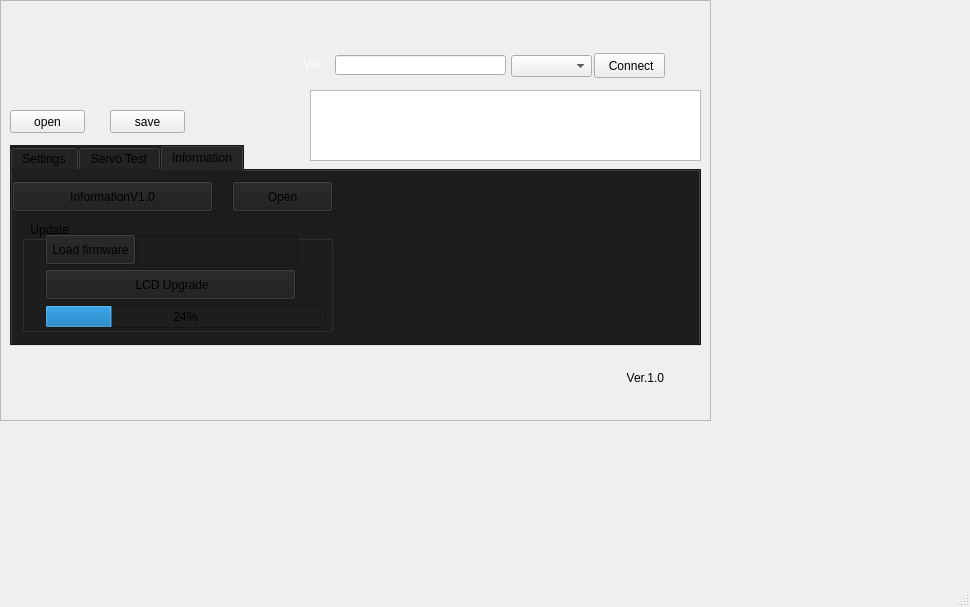
<?xml version="1.0" encoding="UTF-8"?>
<ui version="4.0">
 <class>MainWindow</class>
 <widget class="QMainWindow" name="MainWindow">
  <property name="geometry">
   <rect>
    <x>0</x>
    <y>0</y>
    <width>970</width>
    <height>607</height>
   </rect>
  </property>
  <property name="windowTitle">
   <string>MainWindow</string>
  </property>
  <widget class="QWidget" name="centralWidget">
   <widget class="QTabWidget" name="tabWidget">
    <property name="geometry">
     <rect>
      <x>10</x>
      <y>145</y>
      <width>691</width>
      <height>201</height>
     </rect>
    </property>
    <property name="styleSheet">
     <string notr="true">background-color: rgb(29, 29, 29);</string>
    </property>
    <property name="currentIndex">
     <number>2</number>
    </property>
    <widget class="QWidget" name="tab_2">
     <attribute name="title">
      <string>Settings</string>
     </attribute>
     <widget class="QPushButton" name="pushButton_s1">
      <property name="geometry">
       <rect>
        <x>10</x>
        <y>10</y>
        <width>331</width>
        <height>31</height>
       </rect>
      </property>
      <property name="minimumSize">
       <size>
        <width>0</width>
        <height>13</height>
       </size>
      </property>
      <property name="layoutDirection">
       <enum>Qt::LeftToRight</enum>
      </property>
      <property name="text">
       <string/>
      </property>
     </widget>
     <widget class="QLabel" name="label_s1">
      <property name="geometry">
       <rect>
        <x>18</x>
        <y>18</y>
        <width>81</width>
        <height>16</height>
       </rect>
      </property>
      <property name="text">
       <string>Max Power</string>
      </property>
     </widget>
     <widget class="QPushButton" name="pushButton_s2">
      <property name="geometry">
       <rect>
        <x>10</x>
        <y>50</y>
        <width>331</width>
        <height>31</height>
       </rect>
      </property>
      <property name="layoutDirection">
       <enum>Qt::LeftToRight</enum>
      </property>
      <property name="text">
       <string/>
      </property>
     </widget>
     <widget class="QPushButton" name="pushButton_s3">
      <property name="geometry">
       <rect>
        <x>10</x>
        <y>90</y>
        <width>331</width>
        <height>31</height>
       </rect>
      </property>
      <property name="layoutDirection">
       <enum>Qt::LeftToRight</enum>
      </property>
      <property name="text">
       <string/>
      </property>
     </widget>
     <widget class="QPushButton" name="pushButton_s4">
      <property name="geometry">
       <rect>
        <x>10</x>
        <y>130</y>
        <width>331</width>
        <height>31</height>
       </rect>
      </property>
      <property name="layoutDirection">
       <enum>Qt::LeftToRight</enum>
      </property>
      <property name="text">
       <string/>
      </property>
     </widget>
     <widget class="QPushButton" name="pushButton_s5">
      <property name="geometry">
       <rect>
        <x>350</x>
        <y>10</y>
        <width>331</width>
        <height>31</height>
       </rect>
      </property>
      <property name="layoutDirection">
       <enum>Qt::LeftToRight</enum>
      </property>
      <property name="text">
       <string/>
      </property>
     </widget>
     <widget class="QComboBox" name="comboBox_s1">
      <property name="geometry">
       <rect>
        <x>240</x>
        <y>15</y>
        <width>69</width>
        <height>22</height>
       </rect>
      </property>
      <property name="styleSheet">
       <string notr="true">background-color: rgb(255, 255, 255);
color: rgb(0, 0, 0);</string>
      </property>
      <item>
       <property name="text">
        <string>0</string>
       </property>
      </item>
      <item>
       <property name="text">
        <string>1</string>
       </property>
      </item>
      <item>
       <property name="text">
        <string>2</string>
       </property>
      </item>
      <item>
       <property name="text">
        <string>3</string>
       </property>
      </item>
      <item>
       <property name="text">
        <string>4</string>
       </property>
      </item>
      <item>
       <property name="text">
        <string>5</string>
       </property>
      </item>
      <item>
       <property name="text">
        <string>6</string>
       </property>
      </item>
      <item>
       <property name="text">
        <string>7</string>
       </property>
      </item>
      <item>
       <property name="text">
        <string>8</string>
       </property>
      </item>
      <item>
       <property name="text">
        <string>9</string>
       </property>
      </item>
      <item>
       <property name="text">
        <string>10</string>
       </property>
      </item>
     </widget>
     <widget class="QComboBox" name="comboBox_s2">
      <property name="geometry">
       <rect>
        <x>240</x>
        <y>55</y>
        <width>69</width>
        <height>22</height>
       </rect>
      </property>
      <item>
       <property name="text">
        <string>0</string>
       </property>
      </item>
      <item>
       <property name="text">
        <string>1</string>
       </property>
      </item>
      <item>
       <property name="text">
        <string>2</string>
       </property>
      </item>
      <item>
       <property name="text">
        <string>3</string>
       </property>
      </item>
      <item>
       <property name="text">
        <string>4</string>
       </property>
      </item>
      <item>
       <property name="text">
        <string>5</string>
       </property>
      </item>
      <item>
       <property name="text">
        <string>6</string>
       </property>
      </item>
      <item>
       <property name="text">
        <string>7</string>
       </property>
      </item>
      <item>
       <property name="text">
        <string>8</string>
       </property>
      </item>
      <item>
       <property name="text">
        <string>9</string>
       </property>
      </item>
      <item>
       <property name="text">
        <string>10</string>
       </property>
      </item>
     </widget>
     <widget class="QComboBox" name="comboBox_s3">
      <property name="geometry">
       <rect>
        <x>240</x>
        <y>95</y>
        <width>69</width>
        <height>22</height>
       </rect>
      </property>
      <item>
       <property name="text">
        <string>0</string>
       </property>
      </item>
      <item>
       <property name="text">
        <string>1</string>
       </property>
      </item>
      <item>
       <property name="text">
        <string>2</string>
       </property>
      </item>
      <item>
       <property name="text">
        <string>3</string>
       </property>
      </item>
      <item>
       <property name="text">
        <string>4</string>
       </property>
      </item>
      <item>
       <property name="text">
        <string>5</string>
       </property>
      </item>
      <item>
       <property name="text">
        <string>6</string>
       </property>
      </item>
      <item>
       <property name="text">
        <string>7</string>
       </property>
      </item>
      <item>
       <property name="text">
        <string>8</string>
       </property>
      </item>
      <item>
       <property name="text">
        <string>9</string>
       </property>
      </item>
      <item>
       <property name="text">
        <string>10</string>
       </property>
      </item>
     </widget>
     <widget class="QComboBox" name="comboBox_s4">
      <property name="geometry">
       <rect>
        <x>240</x>
        <y>135</y>
        <width>69</width>
        <height>22</height>
       </rect>
      </property>
      <item>
       <property name="text">
        <string>0</string>
       </property>
      </item>
      <item>
       <property name="text">
        <string>1</string>
       </property>
      </item>
      <item>
       <property name="text">
        <string>2</string>
       </property>
      </item>
      <item>
       <property name="text">
        <string>3</string>
       </property>
      </item>
      <item>
       <property name="text">
        <string>4</string>
       </property>
      </item>
      <item>
       <property name="text">
        <string>5</string>
       </property>
      </item>
      <item>
       <property name="text">
        <string>6</string>
       </property>
      </item>
      <item>
       <property name="text">
        <string>7</string>
       </property>
      </item>
      <item>
       <property name="text">
        <string>8</string>
       </property>
      </item>
      <item>
       <property name="text">
        <string>9</string>
       </property>
      </item>
      <item>
       <property name="text">
        <string>10</string>
       </property>
      </item>
     </widget>
     <widget class="QPushButton" name="pushButton_s6">
      <property name="geometry">
       <rect>
        <x>350</x>
        <y>50</y>
        <width>331</width>
        <height>31</height>
       </rect>
      </property>
      <property name="layoutDirection">
       <enum>Qt::LeftToRight</enum>
      </property>
      <property name="text">
       <string/>
      </property>
     </widget>
     <widget class="QPushButton" name="pushButton_s7">
      <property name="geometry">
       <rect>
        <x>350</x>
        <y>90</y>
        <width>331</width>
        <height>31</height>
       </rect>
      </property>
      <property name="layoutDirection">
       <enum>Qt::LeftToRight</enum>
      </property>
      <property name="text">
       <string/>
      </property>
     </widget>
     <widget class="QPushButton" name="pushButton_s8">
      <property name="geometry">
       <rect>
        <x>350</x>
        <y>130</y>
        <width>331</width>
        <height>31</height>
       </rect>
      </property>
      <property name="layoutDirection">
       <enum>Qt::LeftToRight</enum>
      </property>
      <property name="text">
       <string/>
      </property>
     </widget>
     <widget class="QComboBox" name="comboBox_s6">
      <property name="geometry">
       <rect>
        <x>570</x>
        <y>54</y>
        <width>69</width>
        <height>22</height>
       </rect>
      </property>
      <item>
       <property name="text">
        <string>0</string>
       </property>
      </item>
      <item>
       <property name="text">
        <string>1</string>
       </property>
      </item>
      <item>
       <property name="text">
        <string>2</string>
       </property>
      </item>
      <item>
       <property name="text">
        <string>3</string>
       </property>
      </item>
      <item>
       <property name="text">
        <string>4</string>
       </property>
      </item>
      <item>
       <property name="text">
        <string>5</string>
       </property>
      </item>
      <item>
       <property name="text">
        <string>6</string>
       </property>
      </item>
      <item>
       <property name="text">
        <string>7</string>
       </property>
      </item>
      <item>
       <property name="text">
        <string>8</string>
       </property>
      </item>
      <item>
       <property name="text">
        <string>9</string>
       </property>
      </item>
      <item>
       <property name="text">
        <string>10</string>
       </property>
      </item>
     </widget>
     <widget class="QComboBox" name="comboBox_s5">
      <property name="geometry">
       <rect>
        <x>570</x>
        <y>14</y>
        <width>69</width>
        <height>22</height>
       </rect>
      </property>
      <item>
       <property name="text">
        <string>0</string>
       </property>
      </item>
      <item>
       <property name="text">
        <string>1</string>
       </property>
      </item>
      <item>
       <property name="text">
        <string>2</string>
       </property>
      </item>
      <item>
       <property name="text">
        <string>3</string>
       </property>
      </item>
      <item>
       <property name="text">
        <string>4</string>
       </property>
      </item>
      <item>
       <property name="text">
        <string>5</string>
       </property>
      </item>
      <item>
       <property name="text">
        <string>6</string>
       </property>
      </item>
      <item>
       <property name="text">
        <string>7</string>
       </property>
      </item>
      <item>
       <property name="text">
        <string>8</string>
       </property>
      </item>
      <item>
       <property name="text">
        <string>9</string>
       </property>
      </item>
      <item>
       <property name="text">
        <string>10</string>
       </property>
      </item>
     </widget>
     <widget class="QComboBox" name="comboBox_s8">
      <property name="geometry">
       <rect>
        <x>570</x>
        <y>134</y>
        <width>69</width>
        <height>22</height>
       </rect>
      </property>
      <item>
       <property name="text">
        <string>ON</string>
       </property>
      </item>
      <item>
       <property name="text">
        <string>OFF</string>
       </property>
      </item>
     </widget>
     <widget class="QComboBox" name="comboBox_s7">
      <property name="geometry">
       <rect>
        <x>570</x>
        <y>94</y>
        <width>69</width>
        <height>22</height>
       </rect>
      </property>
      <item>
       <property name="text">
        <string>0</string>
       </property>
      </item>
      <item>
       <property name="text">
        <string>1</string>
       </property>
      </item>
      <item>
       <property name="text">
        <string>2</string>
       </property>
      </item>
      <item>
       <property name="text">
        <string>3</string>
       </property>
      </item>
      <item>
       <property name="text">
        <string>4</string>
       </property>
      </item>
      <item>
       <property name="text">
        <string>5</string>
       </property>
      </item>
      <item>
       <property name="text">
        <string>6</string>
       </property>
      </item>
      <item>
       <property name="text">
        <string>7</string>
       </property>
      </item>
      <item>
       <property name="text">
        <string>8</string>
       </property>
      </item>
      <item>
       <property name="text">
        <string>9</string>
       </property>
      </item>
      <item>
       <property name="text">
        <string>10</string>
       </property>
      </item>
     </widget>
     <widget class="QLabel" name="label_s2">
      <property name="geometry">
       <rect>
        <x>19</x>
        <y>58</y>
        <width>81</width>
        <height>16</height>
       </rect>
      </property>
      <property name="text">
       <string>Boost</string>
      </property>
     </widget>
     <widget class="QLabel" name="label_s3">
      <property name="geometry">
       <rect>
        <x>19</x>
        <y>99</y>
        <width>81</width>
        <height>16</height>
       </rect>
      </property>
      <property name="text">
       <string>Tension</string>
      </property>
     </widget>
     <widget class="QLabel" name="label_s4">
      <property name="geometry">
       <rect>
        <x>20</x>
        <y>138</y>
        <width>81</width>
        <height>16</height>
       </rect>
      </property>
      <property name="text">
       <string>Center</string>
      </property>
     </widget>
     <widget class="QLabel" name="label_s5">
      <property name="geometry">
       <rect>
        <x>360</x>
        <y>18</y>
        <width>81</width>
        <height>16</height>
       </rect>
      </property>
      <property name="text">
       <string>Dead Band</string>
      </property>
     </widget>
     <widget class="QLabel" name="label_s6">
      <property name="geometry">
       <rect>
        <x>360</x>
        <y>58</y>
        <width>81</width>
        <height>16</height>
       </rect>
      </property>
      <property name="text">
       <string>Force</string>
      </property>
     </widget>
     <widget class="QLabel" name="label_s7">
      <property name="geometry">
       <rect>
        <x>360</x>
        <y>98</y>
        <width>81</width>
        <height>16</height>
       </rect>
      </property>
      <property name="text">
       <string>Brake</string>
      </property>
     </widget>
     <widget class="QLabel" name="label_s8">
      <property name="geometry">
       <rect>
        <x>360</x>
        <y>138</y>
        <width>81</width>
        <height>16</height>
       </rect>
      </property>
      <property name="text">
       <string>Soft Start</string>
      </property>
     </widget>
    </widget>
    <widget class="QWidget" name="tab">
     <attribute name="title">
      <string>Servo Test</string>
     </attribute>
     <widget class="QDial" name="dial">
      <property name="geometry">
       <rect>
        <x>415</x>
        <y>10</y>
        <width>261</width>
        <height>161</height>
       </rect>
      </property>
      <property name="mouseTracking">
       <bool>false</bool>
      </property>
      <property name="autoFillBackground">
       <bool>false</bool>
      </property>
      <property name="minimum">
       <number>500</number>
      </property>
      <property name="maximum">
       <number>2500</number>
      </property>
      <property name="value">
       <number>1520</number>
      </property>
      <property name="invertedAppearance">
       <bool>false</bool>
      </property>
      <property name="invertedControls">
       <bool>false</bool>
      </property>
      <property name="wrapping">
       <bool>false</bool>
      </property>
      <property name="notchTarget">
       <double>20.000000000000000</double>
      </property>
      <property name="notchesVisible">
       <bool>true</bool>
      </property>
     </widget>
     <widget class="QPushButton" name="pushButton_3">
      <property name="geometry">
       <rect>
        <x>10</x>
        <y>10</y>
        <width>391</width>
        <height>31</height>
       </rect>
      </property>
      <property name="layoutDirection">
       <enum>Qt::LeftToRight</enum>
      </property>
      <property name="text">
       <string/>
      </property>
     </widget>
     <widget class="QPushButton" name="pushButton_4">
      <property name="geometry">
       <rect>
        <x>10</x>
        <y>50</y>
        <width>391</width>
        <height>31</height>
       </rect>
      </property>
      <property name="text">
       <string/>
      </property>
     </widget>
     <widget class="QPushButton" name="pushButton_5">
      <property name="geometry">
       <rect>
        <x>10</x>
        <y>90</y>
        <width>391</width>
        <height>31</height>
       </rect>
      </property>
      <property name="text">
       <string/>
      </property>
     </widget>
     <widget class="QPushButton" name="pushButton_6">
      <property name="geometry">
       <rect>
        <x>10</x>
        <y>130</y>
        <width>391</width>
        <height>31</height>
       </rect>
      </property>
      <property name="text">
       <string/>
      </property>
     </widget>
     <widget class="QLabel" name="label_2">
      <property name="geometry">
       <rect>
        <x>22</x>
        <y>18</y>
        <width>81</width>
        <height>16</height>
       </rect>
      </property>
      <property name="text">
       <string>Broad Band</string>
      </property>
     </widget>
     <widget class="QLabel" name="label_3">
      <property name="geometry">
       <rect>
        <x>22</x>
        <y>100</y>
        <width>81</width>
        <height>16</height>
       </rect>
      </property>
      <property name="text">
       <string>Narrow Band</string>
      </property>
     </widget>
     <widget class="QLabel" name="label_4">
      <property name="geometry">
       <rect>
        <x>22</x>
        <y>60</y>
        <width>81</width>
        <height>16</height>
       </rect>
      </property>
      <property name="text">
       <string>PWM</string>
      </property>
     </widget>
     <widget class="QLabel" name="label_5">
      <property name="geometry">
       <rect>
        <x>22</x>
        <y>138</y>
        <width>81</width>
        <height>16</height>
       </rect>
      </property>
      <property name="text">
       <string>PWM</string>
      </property>
     </widget>
     <widget class="QPushButton" name="pushButton_p1">
      <property name="geometry">
       <rect>
        <x>106</x>
        <y>55</y>
        <width>51</width>
        <height>23</height>
       </rect>
      </property>
      <property name="text">
       <string>500us</string>
      </property>
     </widget>
     <widget class="QPushButton" name="pushButton_p2">
      <property name="geometry">
       <rect>
        <x>166</x>
        <y>55</y>
        <width>51</width>
        <height>23</height>
       </rect>
      </property>
      <property name="text">
       <string>900us</string>
      </property>
     </widget>
     <widget class="QPushButton" name="pushButton_p3">
      <property name="geometry">
       <rect>
        <x>226</x>
        <y>55</y>
        <width>51</width>
        <height>23</height>
       </rect>
      </property>
      <property name="text">
       <string>1500us</string>
      </property>
     </widget>
     <widget class="QPushButton" name="pushButton_p4">
      <property name="geometry">
       <rect>
        <x>286</x>
        <y>55</y>
        <width>51</width>
        <height>23</height>
       </rect>
      </property>
      <property name="text">
       <string>2100us</string>
      </property>
     </widget>
     <widget class="QPushButton" name="pushButton_p5">
      <property name="geometry">
       <rect>
        <x>346</x>
        <y>55</y>
        <width>51</width>
        <height>23</height>
       </rect>
      </property>
      <property name="text">
       <string>2500us</string>
      </property>
     </widget>
     <widget class="QPushButton" name="pushButton_p7">
      <property name="geometry">
       <rect>
        <x>285</x>
        <y>135</y>
        <width>51</width>
        <height>23</height>
       </rect>
      </property>
      <property name="text">
       <string>750us</string>
      </property>
     </widget>
     <widget class="QPushButton" name="pushButton_p6">
      <property name="geometry">
       <rect>
        <x>225</x>
        <y>135</y>
        <width>51</width>
        <height>23</height>
       </rect>
      </property>
      <property name="text">
       <string>500us</string>
      </property>
     </widget>
     <widget class="QPushButton" name="pushButton_p8">
      <property name="geometry">
       <rect>
        <x>345</x>
        <y>135</y>
        <width>51</width>
        <height>23</height>
       </rect>
      </property>
      <property name="text">
       <string>1000us</string>
      </property>
     </widget>
     <widget class="QLineEdit" name="lineEdit_pos">
      <property name="geometry">
       <rect>
        <x>526</x>
        <y>143</y>
        <width>41</width>
        <height>20</height>
       </rect>
      </property>
      <property name="text">
       <string>1024</string>
      </property>
      <property name="alignment">
       <set>Qt::AlignCenter</set>
      </property>
     </widget>
    </widget>
    <widget class="QWidget" name="tab_3">
     <attribute name="title">
      <string>Information</string>
     </attribute>
     <widget class="QPushButton" name="pushButton_i1">
      <property name="geometry">
       <rect>
        <x>0</x>
        <y>10</y>
        <width>201</width>
        <height>31</height>
       </rect>
      </property>
      <property name="text">
       <string>InformationV1.0</string>
      </property>
     </widget>
     <widget class="QPushButton" name="pushButton_i2">
      <property name="geometry">
       <rect>
        <x>220</x>
        <y>10</y>
        <width>101</width>
        <height>31</height>
       </rect>
      </property>
      <property name="text">
       <string>Open</string>
      </property>
     </widget>
     <widget class="QGroupBox" name="groupBox">
      <property name="geometry">
       <rect>
        <x>10</x>
        <y>50</y>
        <width>311</width>
        <height>111</height>
       </rect>
      </property>
      <property name="title">
       <string>  Update</string>
      </property>
      <widget class="QPushButton" name="pushButton_lcdfirmware">
       <property name="geometry">
        <rect>
         <x>23</x>
         <y>13</y>
         <width>91</width>
         <height>31</height>
        </rect>
       </property>
       <property name="text">
        <string>Load firmware</string>
       </property>
      </widget>
      <widget class="QLineEdit" name="lineEdit_lcdfirmware">
       <property name="geometry">
        <rect>
         <x>115</x>
         <y>14</y>
         <width>161</width>
         <height>31</height>
        </rect>
       </property>
      </widget>
      <widget class="QPushButton" name="pushButton_lcdupgrade">
       <property name="geometry">
        <rect>
         <x>23</x>
         <y>48</y>
         <width>251</width>
         <height>31</height>
        </rect>
       </property>
       <property name="text">
        <string> LCD Upgrade</string>
       </property>
      </widget>
      <widget class="QProgressBar" name="progressBar">
       <property name="geometry">
        <rect>
         <x>23</x>
         <y>84</y>
         <width>281</width>
         <height>23</height>
        </rect>
       </property>
       <property name="value">
        <number>24</number>
       </property>
      </widget>
     </widget>
    </widget>
   </widget>
   <widget class="QFrame" name="frame">
    <property name="geometry">
     <rect>
      <x>0</x>
      <y>0</y>
      <width>711</width>
      <height>421</height>
     </rect>
    </property>
    <property name="styleSheet">
     <string notr="true">background-image: url(:/img/back2.png);</string>
    </property>
    <property name="frameShape">
     <enum>QFrame::StyledPanel</enum>
    </property>
    <property name="frameShadow">
     <enum>QFrame::Raised</enum>
    </property>
   </widget>
   <widget class="QPushButton" name="pushButton_save">
    <property name="geometry">
     <rect>
      <x>110</x>
      <y>110</y>
      <width>75</width>
      <height>23</height>
     </rect>
    </property>
    <property name="text">
     <string>save</string>
    </property>
   </widget>
   <widget class="QPushButton" name="pushButton_open">
    <property name="geometry">
     <rect>
      <x>10</x>
      <y>110</y>
      <width>75</width>
      <height>23</height>
     </rect>
    </property>
    <property name="text">
     <string>open</string>
    </property>
   </widget>
   <widget class="QLabel" name="label_ver">
    <property name="geometry">
     <rect>
      <x>620</x>
      <y>370</y>
      <width>81</width>
      <height>16</height>
     </rect>
    </property>
    <property name="text">
     <string>  Ver.1.0</string>
    </property>
   </widget>
   <widget class="QTextEdit" name="textEdit">
    <property name="geometry">
     <rect>
      <x>310</x>
      <y>90</y>
      <width>391</width>
      <height>71</height>
     </rect>
    </property>
    <property name="html">
     <string>&lt;!DOCTYPE HTML PUBLIC &quot;-//W3C//DTD HTML 4.0//EN&quot; &quot;http://www.w3.org/TR/REC-html40/strict.dtd&quot;&gt;
&lt;html&gt;&lt;head&gt;&lt;meta name=&quot;qrichtext&quot; content=&quot;1&quot; /&gt;&lt;style type=&quot;text/css&quot;&gt;
p, li { white-space: pre-wrap; }
&lt;/style&gt;&lt;/head&gt;&lt;body style=&quot; font-family:'SimSun'; font-size:9pt; font-weight:400; font-style:normal;&quot;&gt;
&lt;p style=&quot;-qt-paragraph-type:empty; margin-top:0px; margin-bottom:0px; margin-left:0px; margin-right:0px; -qt-block-indent:0; text-indent:0px;&quot;&gt;&lt;br /&gt;&lt;/p&gt;&lt;/body&gt;&lt;/html&gt;</string>
    </property>
   </widget>
   <widget class="QPushButton" name="pushButton_connect">
    <property name="geometry">
     <rect>
      <x>594</x>
      <y>53</y>
      <width>71</width>
      <height>25</height>
     </rect>
    </property>
    <property name="text">
     <string> Connect</string>
    </property>
   </widget>
   <widget class="QLabel" name="label">
    <property name="geometry">
     <rect>
      <x>300</x>
      <y>56</y>
      <width>31</width>
      <height>16</height>
     </rect>
    </property>
    <property name="styleSheet">
     <string notr="true">color: rgb(255, 255, 255);</string>
    </property>
    <property name="text">
     <string> Ver.</string>
    </property>
   </widget>
   <widget class="QLineEdit" name="lineEdit">
    <property name="geometry">
     <rect>
      <x>335</x>
      <y>55</y>
      <width>171</width>
      <height>20</height>
     </rect>
    </property>
   </widget>
   <widget class="QComboBox" name="comboBox_com">
    <property name="geometry">
     <rect>
      <x>511</x>
      <y>55</y>
      <width>81</width>
      <height>22</height>
     </rect>
    </property>
   </widget>
   <zorder>frame</zorder>
   <zorder>tabWidget</zorder>
   <zorder>pushButton_save</zorder>
   <zorder>pushButton_open</zorder>
   <zorder>label_ver</zorder>
   <zorder>textEdit</zorder>
   <zorder>pushButton_connect</zorder>
   <zorder>label</zorder>
   <zorder>lineEdit</zorder>
   <zorder>comboBox_com</zorder>
  </widget>
  <widget class="QStatusBar" name="statusBar"/>
 </widget>
 <layoutdefault spacing="6" margin="11"/>
 <resources/>
 <connections/>
</ui>
